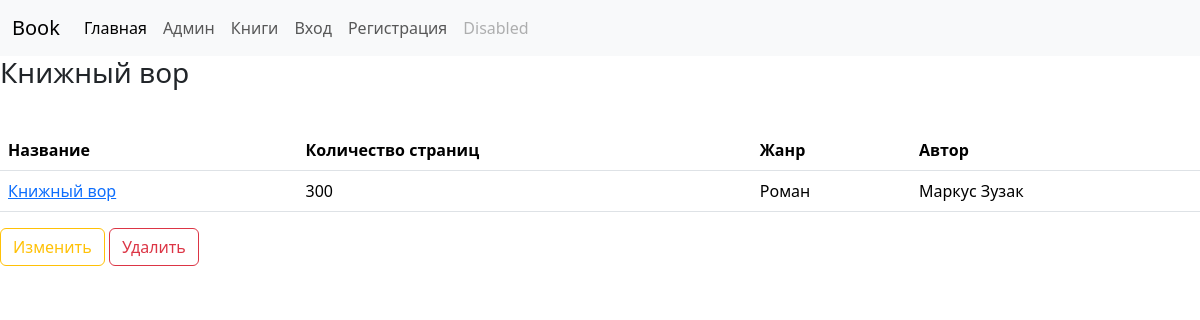
The page /books/2/ on the database its author committed.
### core/models.py (models this page shows)
class Book(models.Model):
    author = models.ForeignKey('core.Author', on_delete=models.CASCADE, null=True, blank=True, related_name='books')
    name = models.CharField('Название', max_length=128)
    pages = models.IntegerField('Количество страниц', blank=True, null=True)
    genre = models.ForeignKey('core.Genre', on_delete=models.CASCADE, null=True, blank=True, related_name='books')
    class Meta:
        ordering = ['pages']
        verbose_name = 'Книга'
        verbose_name_plural = 'Книги'
    def __str__(self):
        return self.name

class Genre(models.Model):
    name = models.CharField('Жанр', max_length=128)
    def __str__(self):
        return self.name

class Author(models.Model):
    name = models.CharField('Имя', max_length=128)
    def __str__(self):
        return self.name

### core/views.py (the view)
# urls.py: path('books/<int:pk>/', core.views.BookDetail.as_view(), name='book_detail'),
class BookDetail(TitleMixin, DetailView):
    queryset = core.models.Book.objects.all()
    def get_title(self):
        return str(self.get_object())

### core/views.py (called while the page is built)
    def get_context_data(self, **kwargs):
        context = super().get_context_data()
        context['title'] = self.get_title()
        return context

### core/templates/core/book_detail.html
{% extends 'core/index.html' %}
{% block content %}
    <table class="table">
        <thead>
        <tr>
            <th scope="col">Название</th>
            <th scope="col">Количество страниц</th>
            <th scope="col">Жанр</th>
            <th scope="col">Автор</th>
        </tr>
        </thead>
        <tbody>
            <tr>
                <td><a href="{% url 'core:book_detail' book.pk %}">{{ book.name|capfirst }}</a></td>
                <td>{{ book.pages|default:" - " }}</td>
                <td>{{ book.genre|default:" - " }}</td>
                <td>{{ book.author|default:" - " }}</td>
            </tr>
        </tbody>
    </table>
    <a href="{% url 'core:book_update' object.pk %}" class="btn btn-outline-warning" role="button" data-bs-toggle="button">Изменить</a>
    <a href="{% url 'core:book_delete' object.pk %}" class="btn btn-outline-danger" role="button" data-bs-toggle="button">Удалить</a>
{% endblock %}

### core/templates/core/index.html (shortened to what this page needs)
<!doctype html>
<html lang="en">
<head>
    <link href="/node_modules/bootstrap/dist/css/bootstrap.css" rel="stylesheet">
</head>
<body>
<nav class="navbar navbar-expand-lg navbar-light bg-light">
    <div class="container-fluid">
        <a class="navbar-brand" href="#">Book</a>
        <div class="collapse navbar-collapse" id="navbarNav">
            <ul class="navbar-nav">
                <li class="nav-item">
                    <a class="nav-link active" aria-current="page" href="{% url 'core:index' %}">Главная</a>
                </li>
                <li class="nav-item">
                    <a class="nav-link" href="/admin/">Админ</a>
                </li>
                <li class="nav-item">
                    <a class="nav-link" href="{% url 'core:book_list' %}">Книги</a>
                </li>
                <li class="nav-item">
                    <a class="nav-link" href="{% url 'core:login' %}">Вход</a>
                </li>
                <li class="nav-item">
                    <a class="nav-link" href="{% url 'core:register' %}">Регистрация</a>
                </li>
                <li class="nav-item">
                    <a class="nav-link disabled">Disabled</a>
                </li>
            </ul>
        </div>
    </div>
</nav>
{% block title %}
    {% if title %}
        <h3 style="margin-bottom: 40px">{{ title }}</h3>
    {% endif %}
{% endblock %}
{% block content %}{% endblock %}
</body>
</html>

### rows shown on the page
Book: name "Книжный вор", pages "300", genre "Роман", author "Маркус Зузак"
